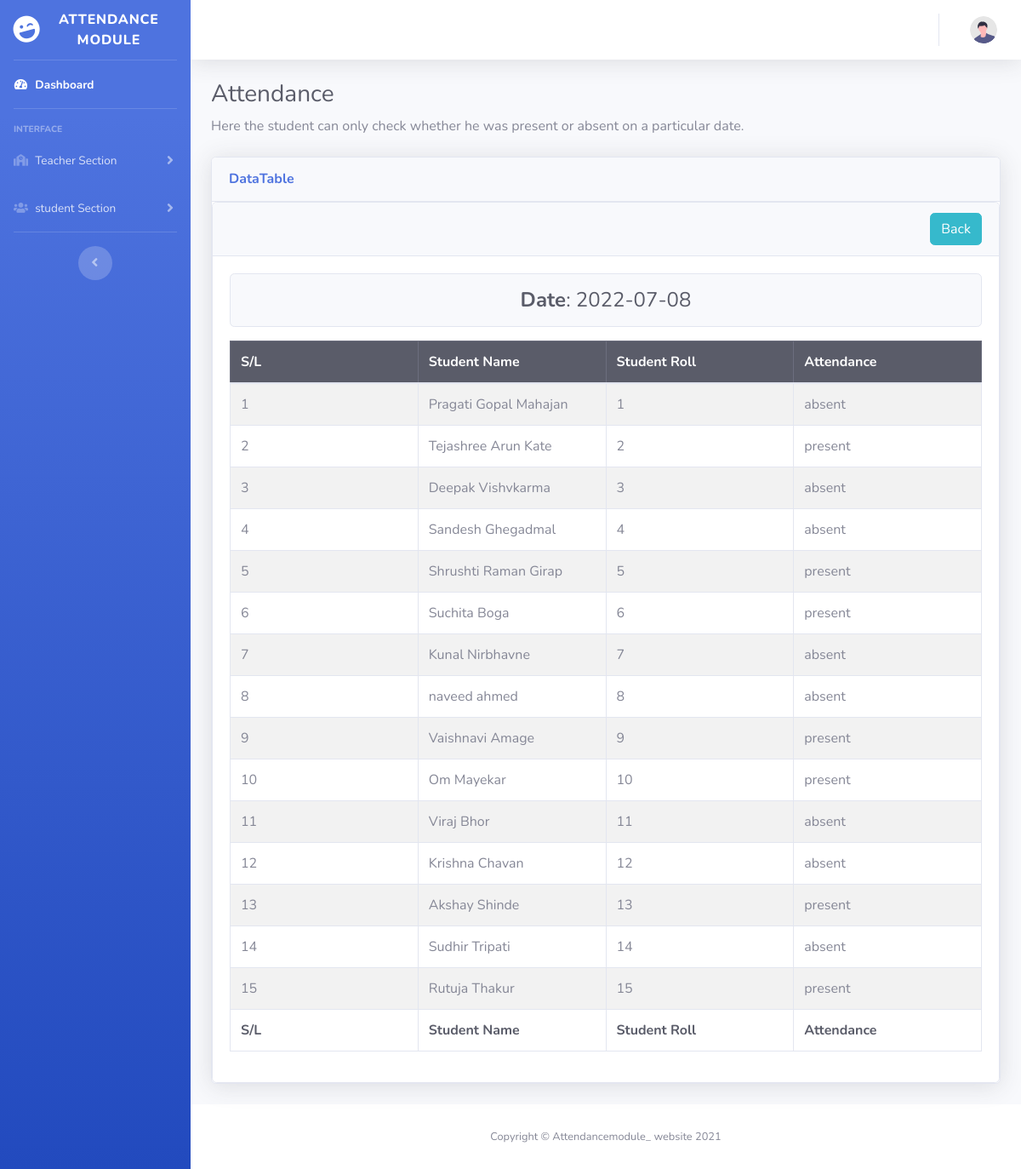
/student_section_view.php?dt=2022-07-08, run on the app's committed database.
### tables this page shows
CREATE TABLE `tbl_student` (
  `id` int(11) NOT NULL,
  `name` varchar(255) NOT NULL,
  `roll` int(11) NOT NULL,
  `branch` varchar(255) NOT NULL,
  `division` varchar(255) NOT NULL,
  `city` varchar(255) NOT NULL
);

CREATE TABLE `tbl_attendance` (
  `id` int(11) NOT NULL,
  `roll` int(11) NOT NULL,
  `attend` varchar(255) NOT NULL,
  `att_time` date NOT NULL
);

### lib/Database.php (called while the page is built, shortened)
<?php
Class Database{
 public $host   = DB_HOST;
 public $user   = DB_USER;
 public $pass   = DB_PASS;
 public $dbname = DB_NAME;
 public $link;
private function connectDB(){
   $this->link = new mysqli($this->host, $this->user, $this->pass,
      $this->dbname);
   }
  public function select($query){
    $result = $this->link->query($query) or
       die($this->link->error.__LINE__);
      if($result->num_rows > 0){
        return $result;
      } else {
        return false;
      }
   }
}

### classes/Student.php (called while the page is built, shortened)
<?php
	$filepath = realpath(dirname(__FILE__));
	include_once ($filepath.'/../lib/Database.php');
	include_once ($filepath.'/../helpers/Format.php');
?>
<?php
class Student{
	private $db;
	private $fm;
	public function __construct(){
		$this->db = new Database();
		$this->fm = new Format();
	}
	public function getAllData($dt){
		$date = $this->fm->validation($dt);
		$date = mysqli_real_escape_string($this->db->link, $date);
		$query = "SELECT tbl_student.name, tbl_attendance.*
				FROM tbl_student
				INNER JOIN tbl_attendance
				ON tbl_student.roll = tbl_attendance.roll
				WHERE att_time = '$date'";
		$result = $this->db->select($query);
		return $result;
	}
}

### helpers/Format.php (called while the page is built)
<?php
class Format{
   public function validation($data){
      $data = trim($data);
      $data = stripcslashes($data);
      $data = htmlspecialchars($data);
      return $data;
   }
}
?>

### student_section_view.php (the view, shortened to what this page needs)
<?php
	include "includes/header.php";
	include "includes/navbar.php";
	include "classes/Student.php";
	$stu = new Student();
?>
<?php
	$dt = $_GET['dt'];
?>
<div class="container-fluid">
	<h1 class="h3 mb-2 text-gray-800">Attendance</h1>
    <p class="mb-4">Here the student can only check whether he was present or absent on a particular date.</p>
	<div class="card shadow mb-4">
        <div class="card-header py-3">
            <h6 class="m-0 font-weight-bold text-primary">DataTable</h6>
        </div>
		<div class="card">
			<div class="card-header">
				<h2>
					<a class="btn btn-info float-right" href="studentsection.php">Back</a>
				</h2>
			</div>
			<div class="card-body">
				<div class="card bg-light text-center mb-3">
					<h4 class="m-0 py-3 text-dark"><strong>Date</strong>: <?php echo $dt; ?></h4>
				</div>
				<form action="" method="post">
					<table class="table table-striped table-bordered">
						<thead class="table-dark">
							<tr>
								<th width="25%">S/L</th>
								<th width="25%">Student Name</th>
								<th width="25%">Student Roll</th>
								<th width="25%">Attendance</th>
							</tr>
						</thead>
<?php
	$getstudent = $stu->getAllData($dt);
	if ($getstudent) {
		$i = 0;
		while ($value = $getstudent->fetch_assoc()) {
			$i++;
?>
							<tr>
								<td><?php echo $i; ?></td>
								<td><?php echo $value['name']; ?></td>
								<td><?php echo $value['roll']; ?></td>
								<td><?php echo $value['attend']; ?></td>
							</tr>
<?php } } ?>
						<tfoot class="text-dark">
							<tr>
								<th width="25%">S/L</th>
								<th width="25%">Student Name</th>
								<th width="25%">Student Roll</th>
								<th width="25%">Attendance</th>
							</tr>
						</tfoot>
					</table>
				</form>
			</div>
		</div>
	</div>
</div>
<?php
    include "includes/footer.php";
?>

### data on the page
tbl_student: name "Pragati Gopal Mahajan", tbl_attendance.roll "1", tbl_attendance.attend "absent"
tbl_student: name "Tejashree Arun Kate", tbl_attendance.roll "2", tbl_attendance.attend "present"
tbl_student: name "Deepak Vishvkarma", tbl_attendance.roll "3", tbl_attendance.attend "absent"
tbl_student: name "Sandesh Ghegadmal", tbl_attendance.roll "4", tbl_attendance.attend "absent"
tbl_student: name "Shrushti Raman Girap", tbl_attendance.roll "5", tbl_attendance.attend "present"
tbl_student: name "Suchita Boga", tbl_attendance.roll "6", tbl_attendance.attend "present"
tbl_student: name "Kunal Nirbhavne", tbl_attendance.roll "7", tbl_attendance.attend "absent"
tbl_student: name "naveed ahmed", tbl_attendance.roll "8", tbl_attendance.attend "absent"
tbl_student: name "Vaishnavi Amage", tbl_attendance.roll "9", tbl_attendance.attend "present"
tbl_student: name "Om Mayekar", tbl_attendance.roll "10", tbl_attendance.attend "present"
tbl_student: name "Viraj Bhor", tbl_attendance.roll "11", tbl_attendance.attend "absent"
tbl_student: name "Krishna Chavan", tbl_attendance.roll "12", tbl_attendance.attend "absent"
tbl_student: name "Akshay Shinde", tbl_attendance.roll "13", tbl_attendance.attend "present"
tbl_student: name "Sudhir Tripati", tbl_attendance.roll "14", tbl_attendance.attend "absent"
tbl_student: name "Rutuja Thakur", tbl_attendance.roll "15", tbl_attendance.attend "present"

### other printed values
$dt "2022-07-08"
